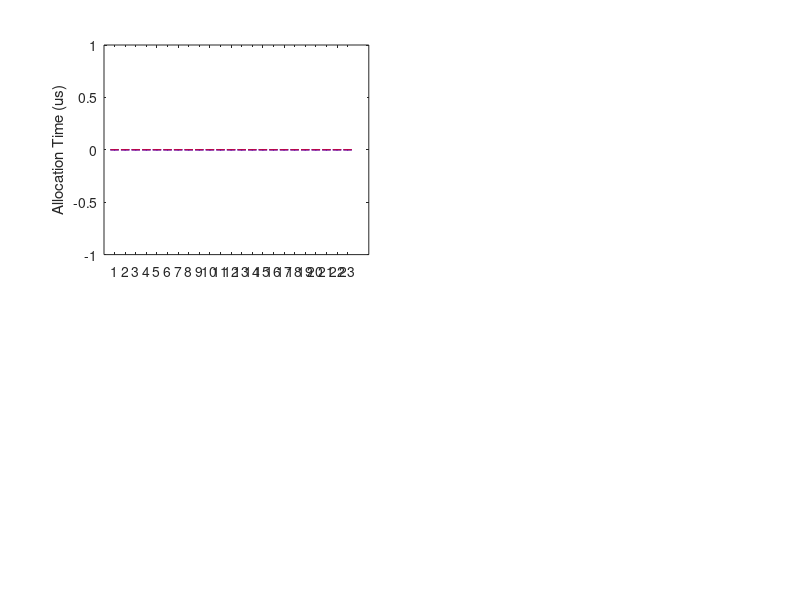

Write MATLAB code to recreate this figure. (Note: this script raises an error after producing the figure.)
clear;
clc

NUM_DATA_POINTS = 100;

param_fit = ["bf", "wf"];
param_metric = ["relocations", "utility", "utilization"];
param_workload = ["cache", "cheetahlb", "cms", "random"];

data_cost = zeros(length(param_metric), 1 + length(param_fit), length(param_workload));
data_utilization = zeros(length(param_metric), 1 + length(param_fit), length(param_workload));
data_numapps = zeros(length(param_metric), 1 + length(param_fit), length(param_workload));
data_time = zeros(length(param_metric), 1 + length(param_fit), length(param_workload));

Y_cost = zeros(NUM_DATA_POINTS, length(param_workload));
Y_utilization = zeros(NUM_DATA_POINTS, length(param_workload));
Y_numallocs = zeros(NUM_DATA_POINTS, length(param_workload));
Y_time = zeros(NUM_DATA_POINTS, length(param_workload));
for i = 1:length(param_workload)
    datafile = sprintf("allocation_%s_ff_sat.csv", param_workload(i));
    if isfile(datafile)

        data = csvread(datafile);

        cost = data( : , 1);
        utilization = data( : , 2);
        utility = data( : , 3);
        allocTime = data( : , 4);

        numAllocations = data( : , 5);
        numDepartures = data( : , 6);

        Y_cost( : , i) = cost(:);
        Y_utilization( : , i) = utilization(:);
        Y_numallocs( : , i) = numAllocations(:);
        Y_time( : , i) = allocTime(:);
        
        for j = 1:length(param_metric)
            data_cost(j, 1, i) = median(cost(:));
            data_utilization(j, 1, i) = median(utilization(:));
            data_numapps(j, 1, i) = median(numAllocations(:));
            data_time(j, 1, i) = median(allocTime(:)) * 1E6;
        end
    end
end

numcols = 2;
numrows = 2;
figure
set(gcf, 'Position', get(0, 'Screensize'));

subplot(numrows, numcols, 1);
boxplot(Y_time * 1E6);
ylabel("Allocation Time (us)");
xticklabels(param_workload);
set(gca, 'FontSize', 16);
grid on

subplot(numrows, numcols, 2);
boxplot(Y_utilization);
ylabel("Utilization");
xticklabels(param_workload);
set(gca, 'FontSize', 16);
grid on

subplot(numrows, numcols, 3);
boxplot(Y_numallocs);
ylabel("#Apps");
xticklabels(param_workload);
set(gca, 'FontSize', 16);
grid on

subplot(numrows, numcols, 4);
boxplot(Y_cost);
ylabel("Total #Reallocations");
xticklabels(param_workload);
set(gca, 'FontSize', 16);
grid on

saveas(gcf, 'allocations_ff.png');

for k = 1:length(param_metric)
    for j = 1:length(param_fit)
        for i = 1:length(param_workload)
            datafile = sprintf("allocation_%s_%s_%s.csv", param_workload(i), param_fit(j), param_metric(k));
            if isfile(datafile)

                data = csvread(datafile);

                cost = data( : , 1);
                utilization = data( : , 2);
                utility = data( : , 3);
                allocTime = data( : , 4);

                numAllocations = data( : , 5);
                numDepartures = data( : , 6);
            
                data_cost(k, 1 + j, i) = median(cost(:));
                data_utilization(k, 1 + j, i) = median(utilization(:));
                data_numapps(k, 1 + j, i) = median(numAllocations(:));
                data_time(k, 1 + j, i) = median(allocTime(:)) * 1E6;
            end
        end
    end
end

num_fits = 1 + length(param_fit);
num_workloads = length(param_workload);
for i = 1:length(param_metric)
    disp(param_metric(i));
    figure;
    set(gcf, 'Position', get(0, 'Screensize'));
    
    subplot(2,2,1);
    Y = reshape(data_time(i, :, :), [num_fits, num_workloads]);
    h = bar(Y');
    xticks(1:num_workloads);
    ylabel('Allocation Time (us)');
    xticklabels(cellstr(param_workload));
    legend('first-fit', 'minimum', 'maximum');
    set(gca, 'FontSize', 16);
    grid on;

    subplot(2,2,2);
    Y = reshape(data_numapps(i, :, :), [num_fits, num_workloads]);
    h = bar(Y');
    xticks(1:num_workloads);
    ylabel('#Apps');
    xticklabels(cellstr(param_workload));
    legend('first-fit', 'minimum', 'maximum');
    set(gca, 'FontSize', 16);
    grid on;

    subplot(2,2,3);
    Y = reshape(data_cost(i, :, :), [num_fits, num_workloads]);
    h = bar(Y');
    xticks(1:num_workloads);
    ylabel('Total #Reallocations');
    xticklabels(cellstr(param_workload));
    legend('first-fit', 'minimum', 'maximum');
    set(gca, 'FontSize', 16);
    grid on;

    subplot(2,2,4);
    Y = reshape(data_utilization(i, :, :), [num_fits, num_workloads]);
    h = bar(Y');
    xticks(1:num_workloads);
    ylabel('Utilization');
    xticklabels(cellstr(param_workload));
    legend('first-fit', 'minimum', 'maximum');
    set(gca, 'FontSize', 16);
    grid on;
end